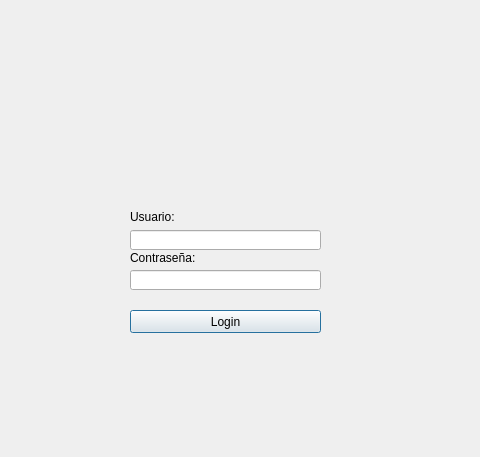
<?xml version="1.0" encoding="UTF-8"?>
<ui version="4.0">
 <class>login</class>
 <widget class="QDialog" name="login">
  <property name="geometry">
   <rect>
    <x>0</x>
    <y>0</y>
    <width>480</width>
    <height>457</height>
   </rect>
  </property>
  <property name="windowTitle">
   <string>Login - Sistema de Restaurante</string>
  </property>
  <widget class="QLineEdit" name="leLogin">
   <property name="geometry">
    <rect>
     <x>130</x>
     <y>230</y>
     <width>191</width>
     <height>20</height>
    </rect>
   </property>
   <property name="maxLength">
    <number>12</number>
   </property>
  </widget>
  <widget class="QLabel" name="label">
   <property name="geometry">
    <rect>
     <x>130</x>
     <y>210</y>
     <width>47</width>
     <height>13</height>
    </rect>
   </property>
   <property name="text">
    <string>Usuario:</string>
   </property>
  </widget>
  <widget class="QLineEdit" name="lePassword">
   <property name="geometry">
    <rect>
     <x>130</x>
     <y>270</y>
     <width>191</width>
     <height>20</height>
    </rect>
   </property>
   <property name="maxLength">
    <number>12</number>
   </property>
   <property name="echoMode">
    <enum>QLineEdit::Password</enum>
   </property>
  </widget>
  <widget class="QLabel" name="label_2">
   <property name="geometry">
    <rect>
     <x>130</x>
     <y>250</y>
     <width>71</width>
     <height>16</height>
    </rect>
   </property>
   <property name="text">
    <string>Contraseña:</string>
   </property>
  </widget>
  <widget class="QPushButton" name="btnLogin">
   <property name="geometry">
    <rect>
     <x>130</x>
     <y>310</y>
     <width>191</width>
     <height>23</height>
    </rect>
   </property>
   <property name="text">
    <string>Login</string>
   </property>
  </widget>
  <widget class="QLabel" name="lblImagen">
   <property name="geometry">
    <rect>
     <x>140</x>
     <y>50</y>
     <width>171</width>
     <height>141</height>
    </rect>
   </property>
   <property name="styleSheet">
    <string notr="true">image: url(:/Imagenes/perfilUsuario.jpg);</string>
   </property>
   <property name="text">
    <string/>
   </property>
  </widget>
 </widget>
 <resources/>
 <connections/>
</ui>
